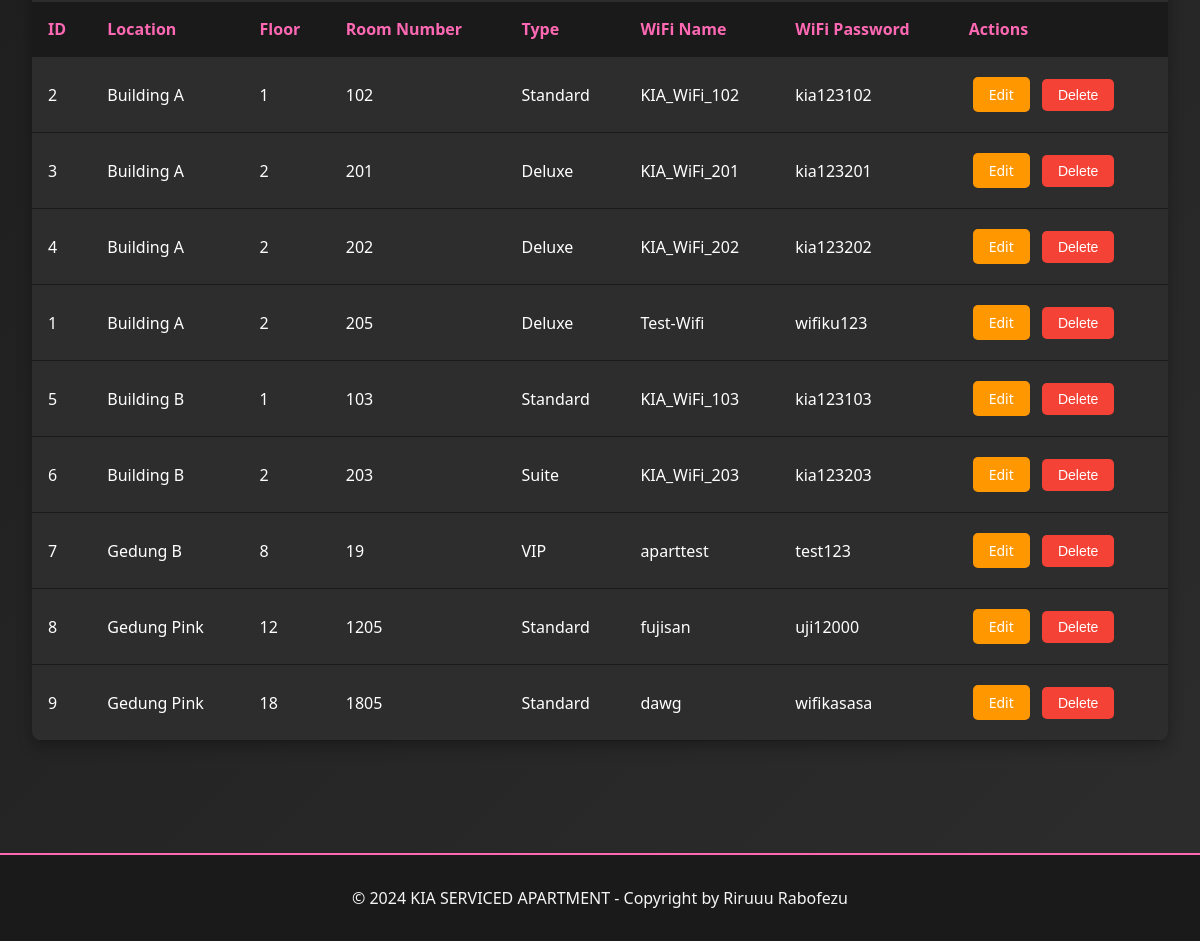
Page /admin/rooms.php (signed in, lower part) on the earlier database version.
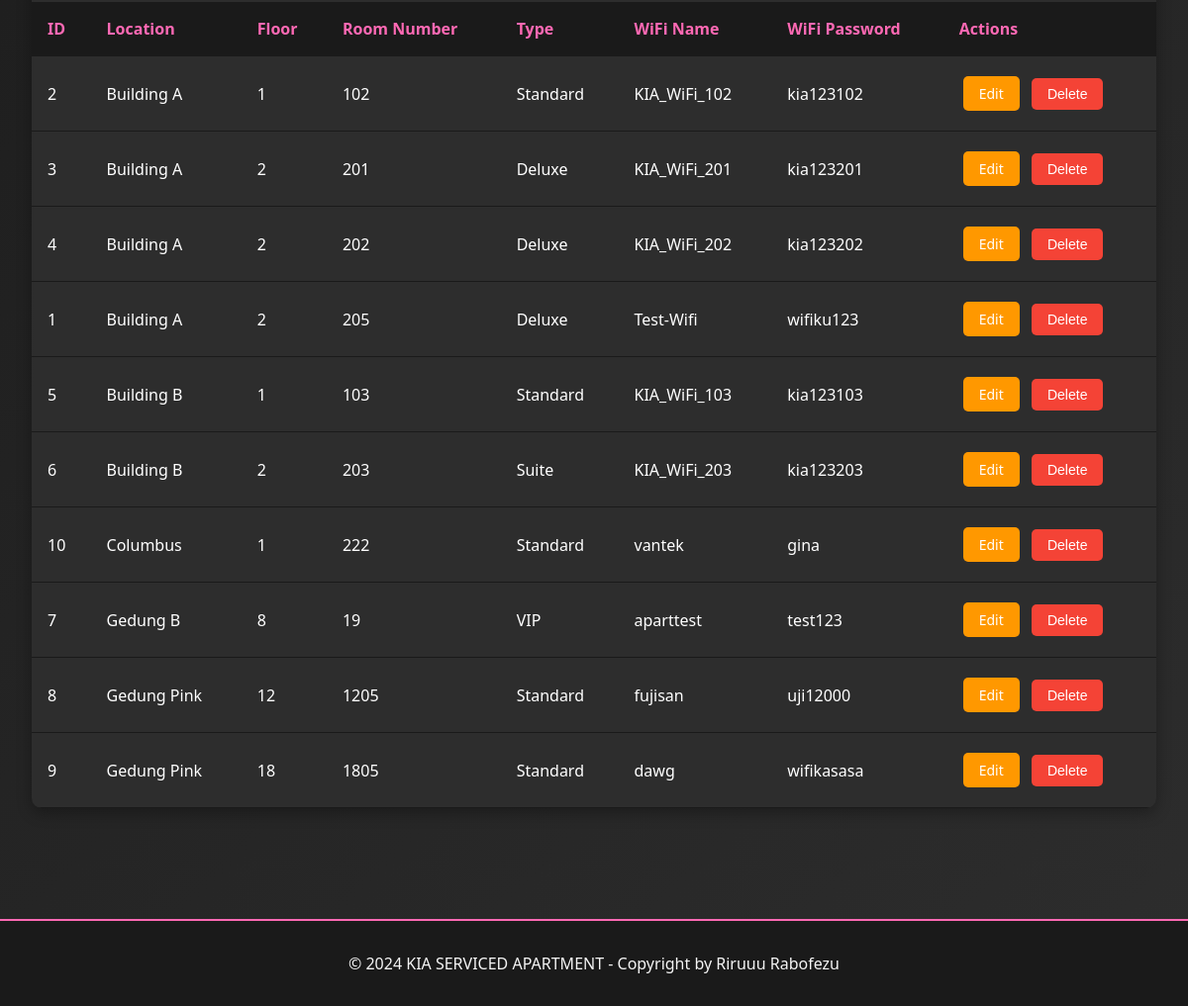
Same page on the later database version.
### tables this page shows
CREATE TABLE `rooms` (
  `id` int(11) NOT NULL,
  `location` varchar(100) NOT NULL,
  `floor_number` int(11) NOT NULL,
  `room_number` varchar(20) NOT NULL,
  `room_type` varchar(50) NOT NULL,
  `wifi_name` varchar(100) DEFAULT NULL,
  `wifi_password` varchar(100) DEFAULT NULL,
  `status` enum('ready','booked','checkin','checkout') DEFAULT 'ready',
  `created_at` timestamp NOT NULL DEFAULT CURRENT_TIMESTAMP,
  `updated_at` timestamp NOT NULL DEFAULT CURRENT_TIMESTAMP ON UPDATE CURRENT_TIMESTAMP
);

### admin/rooms.php (the view, shortened to what this page needs)
<?php
require_once "../includes/config.php";
$stmt = $pdo->query("SELECT * FROM rooms ORDER BY location, floor_number, room_number");
$rooms = $stmt->fetchAll();
?>
<!DOCTYPE html>
<html lang="id">
<head>
    <link rel="stylesheet" href="../assets/css/style.css">
</head>
<body>
    <div class="container">
        <div class="table-container">
            <table class="table">
                <thead>
                    <tr>
                        <th>ID</th>
                        <th>Location</th>
                        <th>Floor</th>
                        <th>Room Number</th>
                        <th>Type</th>
                        <th>WiFi Name</th>
                        <th>WiFi Password</th>
                        <th>Actions</th>
                    </tr>
                </thead>
                <tbody>
                    <?php foreach ($rooms as $room): ?>
                    <tr>
                        <td><?php echo $room["id"]; ?></td>
                        <td><?php echo htmlspecialchars($room["location"]); ?></td>
                        <td><?php echo $room["floor_number"]; ?></td>
                        <td><?php echo htmlspecialchars($room["room_number"]); ?></td>
                        <td><?php echo htmlspecialchars($room["room_type"]); ?></td>
                        <td><?php echo htmlspecialchars($room["wifi_name"]); ?></td>
                        <td><?php echo htmlspecialchars($room["wifi_password"]); ?></td>
                        <td>
                            <a href="rooms.php?edit=<?php echo $room["id"]; ?>" class="btn btn-warning btn-sm">Edit</a>
                            <form method="POST" style="display: inline;" onsubmit="return confirm(\"Are you sure you want to delete this room?\");">
                                <button type="submit" class="btn btn-danger btn-sm">Delete</button>
                            </form>
                        </td>
                    </tr>
                    <?php endforeach; ?>
                </tbody>
            </table>
        </div>
    </div>
    <footer class="footer">
        <p>&copy; 2024 KIA SERVICED APARTMENT - Copyright by Riruuu Rabofezu</p>
    </footer>
</body>
</html>

Differences in the rows shown:
added rooms: id "10", location "Columbus", floor_number "1", room_number "222", room_type "Standard", wifi_name "vantek", wifi_password "gina"
